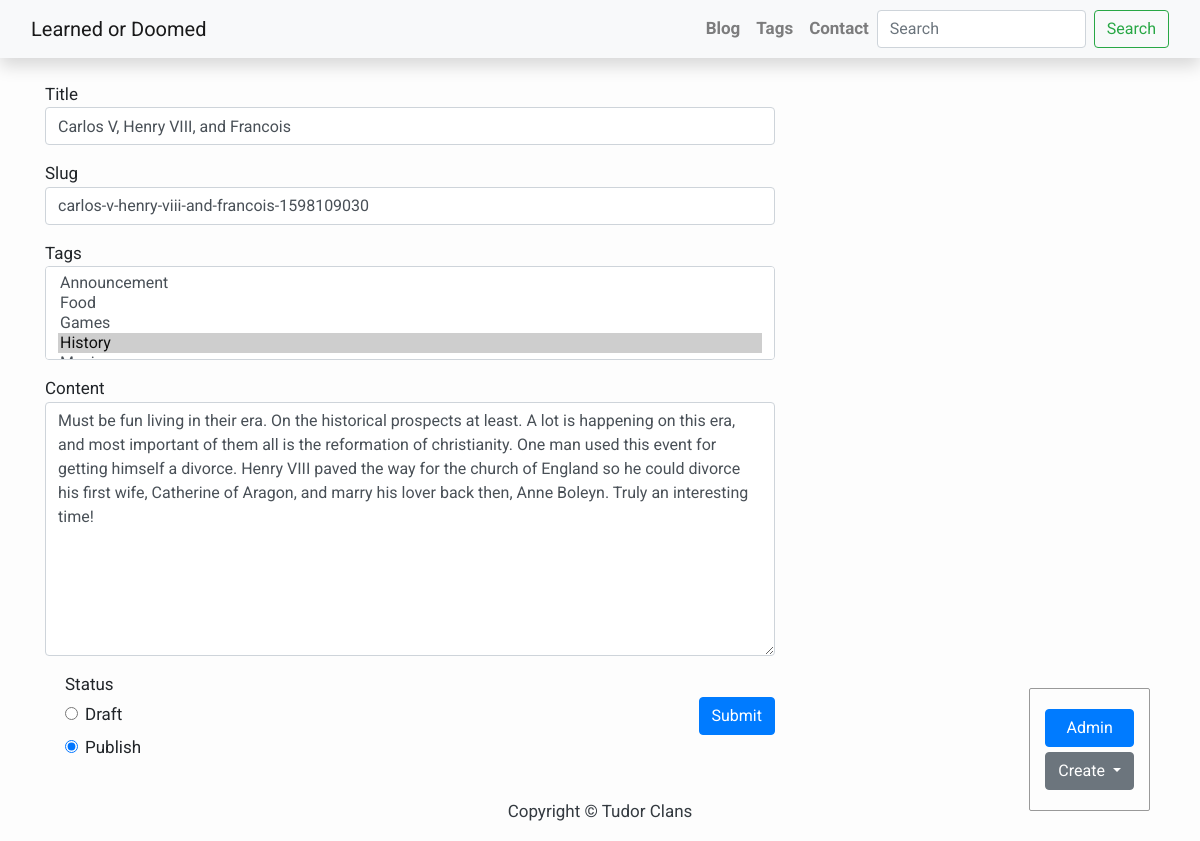
/post/carlos-v-henry-viii-and-francois-1598109030/update (signed in), run on the app's committed database.
### blog/models.py (models this page shows, shortened)
class Post(models.Model):
    title = models.CharField(unique=True, max_length=200)
    slug = models.SlugField(unique=True, max_length=200, blank=True)
    author = models.ForeignKey(
        User, on_delete=models.CASCADE, related_name="blog_posts", null=True
    )
    updated_on = models.DateTimeField(auto_now=True)
    content = models.TextField()
    created_on = models.DateTimeField(auto_now_add=True)
    status = models.IntegerField(choices=STATUS, default=0)
    tags = models.ManyToManyField("Tag", blank=True, related_name="posts")
    class Meta:
        ordering = ["-created_on"]
    def get_update_url(self):
        return reverse("post_update", kwargs={"slug": self.slug})
    class Meta:
        ordering = ["-created_on"]

### blog/views.py (the view)
# urls.py: path("post/<str:slug>/update", PostUpdate.as_view(), name="post_update"),
class PostUpdate(LoginRequiredMixin, UpdateObjectMixin, View):
    model = Post
    template = "blog/post_update.html"
    form_class = PostForm

### blog/forms.py (shortened to what this page needs)
class PostForm(forms.ModelForm):
    class Meta:
        model = Post
        fields = ["title", "slug", "tags", "content", "status"]
        widgets = {
            "title": forms.TextInput(attrs={"class": "form-control"}),
            "slug": forms.TextInput(attrs={"class": "form-control"}),
            "tags": forms.SelectMultiple(attrs={"class": "form-control"}),
            "content": forms.Textarea(attrs={"class": "form-control"}),
            "status": forms.RadioSelect(attrs={"class": "form-check-input"}),
        }

### blog/models.py (called while the page is built)
    def __str__(self):
        return self.title

### blog/utils.py (called while the page is built)
    def get(self, request, slug):
        obj = get_object_or_404(self.model, slug__iexact=slug)
        bound_form = self.form_class(instance=obj)
        return render(
            request,
            self.template,
            context={"form": bound_form, self.model.__name__.lower(): obj},
        )

### blog/templates/blog/post_update.html (shortened to what this page needs)
{% extends 'base.html' %}
{% block content %}
<div class="container">
  <div class="row">
    <div class="col-md-8 mt-4 mb-5">
    <form  method="POST" action="{{post.get_update_url}}">
      {% for fields in form %}
      {% if fields.label != 'Status' %}
      <div class="form-group">
        {{fields.label}}
        {{fields}}
      </div>
      {% else %}
      <div class="form-check">
        {{fields.label}}
        {{fields}}
      </div>
      {% endif %}
      {% endfor %}
      <button type="submit" class="btn btn-primary float-right">Submit</button>
    </form>
    </div>
  </div>
</div>
{% endblock content %}

### templates/base.html (style rules this page uses)
body { font-family: "Roboto", sans-serif; font-size: 17px; background-color: #fdfdfd; }

### data on the page
Post: form "Carlos V, Henry VIII, and Francois" "carlos-v-henry-viii-and-francois-1598109030" "Must be fun living in their era. On the historical prospects at least. A lot is happening on this era, and most important of them all is the reformation of christianity. One man used this event for getting himself a divorce. Henry VIII paved the way for the church of England so he could divorce his first wife, Catherine of Aragon, and marry his lover back then, Anne Boleyn. Truly an interesting time!", form "☐ Draft ☑ Publish"

### other printed values
{{ fields.label }} "Title" "Slug" "Tags" "Content"
{{ fields.label }} "Status"
